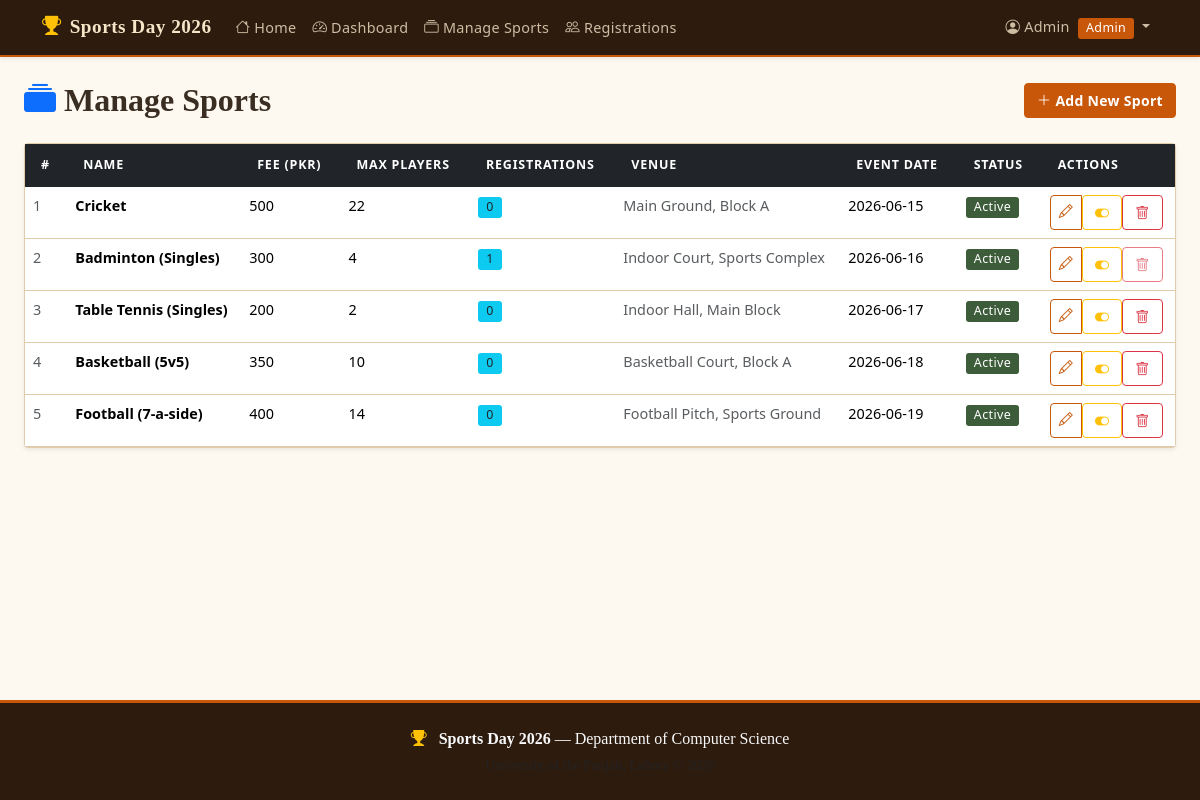
Screenshot of /admin/sports (signed in) with the database file from the repository.
### tables this page shows
CREATE TABLE sports (
            id          INTEGER PRIMARY KEY AUTOINCREMENT,
            name        TEXT    NOT NULL UNIQUE,
            description TEXT,
            rules       TEXT,
            fee         REAL    NOT NULL DEFAULT 0,
            max_players INTEGER DEFAULT 20,
            venue       TEXT,
            event_date  TEXT,
            is_active   INTEGER DEFAULT 1,
            created_at  TEXT    NOT NULL
        );

### app.py (the view)
@app.route('/admin/sports')
@admin_required
def admin_sports():
    db = get_db()
    sports = db.execute(
        '''SELECT s.*,
                  COUNT(r.id) AS reg_count
           FROM sports s
           LEFT JOIN registrations r ON s.id = r.sport_id
           GROUP BY s.id
           ORDER BY s.created_at DESC'''
    ).fetchall()
    return render_template('admin/sports_list.html', sports=sports)

### app.py (called while the page is built)
def admin_required(f):
    @wraps(f)
    def decorated(*args, **kwargs):
        if 'user_id' not in session or session.get('user_role') != 'admin':
            flash('Unauthorized access.', 'danger')
            return redirect(url_for('login'))
        return f(*args, **kwargs)
    return decorated

### database.py (called while the page is built)
def get_db():
    if 'db' not in g:
        g.db = sqlite3.connect(DATABASE)
        g.db.row_factory = sqlite3.Row
        g.db.execute("PRAGMA foreign_keys = ON")
    return g.db

### templates/admin/sports_list.html (shortened to what this page needs)
{% extends 'base.html' %}
{% block content %}
<div class="container-fluid px-4">
    <div class="d-flex justify-content-between align-items-center mb-4">
        <h2 class="fw-bold mb-0">
            <i class="bi bi-collection-fill text-primary me-2"></i>Manage Sports
        </h2>
        <a href="{{ url_for('admin_add_sport') }}" class="btn btn-primary">
            <i class="bi bi-plus-lg me-1"></i>Add New Sport
        </a>
    </div>
    {% if sports %}
    <div class="card border-0 shadow-sm">
        <div class="table-responsive">
            <table class="table table-hover mb-0">
                <thead class="table-dark">
                    <tr>
                        <th>#</th>
                        <th>Name</th>
                        <th>Fee (PKR)</th>
                        <th>Max Players</th>
                        <th>Registrations</th>
                        <th>Venue</th>
                        <th>Event Date</th>
                        <th>Status</th>
                        <th>Actions</th>
                    </tr>
                </thead>
                <tbody>
                    {% for sport in sports %}
                    <tr>
                        <td class="text-muted small">{{ loop.index }}</td>
                        <td class="fw-semibold">{{ sport.name }}</td>
                        <td>{{ sport.fee|int }}</td>
                        <td>{{ sport.max_players }}</td>
                        <td>
                            <span class="badge bg-info text-dark">{{ sport.reg_count }}</span>
                        </td>
                        <td class="small text-muted">{{ sport.venue or '—' }}</td>
                        <td class="small">{{ sport.event_date or '—' }}</td>
                        <td>
                            {% if sport.is_active %}
                            <span class="badge bg-success">Active</span>
                            {% else %}
                            <span class="badge bg-secondary">Inactive</span>
                            {% endif %}
                        </td>
                        <td>
                            <div class="btn-group btn-group-sm">
                                <a href="{{ url_for('admin_edit_sport', sport_id=sport.id) }}"
                                   class="btn btn-outline-primary" title="Edit">
                                    <i class="bi bi-pencil"></i>
                                </a>
                                <form method="POST" action="{{ url_for('admin_toggle_sport', sport_id=sport.id) }}"
                                      class="d-inline">
                                    <button type="submit" class="btn btn-outline-{% if sport.is_active %}warning{% else %}success{% endif %}"
                                            title="{% if sport.is_active %}Deactivate{% else %}Activate{% endif %}">
                                        <i class="bi bi-toggle-{% if sport.is_active %}on{% else %}off{% endif %}"></i>
                                    </button>
                                </form>
                                <form method="POST" action="{{ url_for('admin_delete_sport', sport_id=sport.id) }}"
                                      class="d-inline"
                                      onsubmit="return confirm('Delete sport {{ sport.name }}? This cannot be undone.')">
                                    <button type="submit" class="btn btn-outline-danger" title="Delete"
                                            {% if sport.reg_count > 0 %}disabled title="Cannot delete: has registrations"{% endif %}>
                                        <i class="bi bi-trash"></i>
                                    </button>
                                </form>
                            </div>
                        </td>
                    </tr>
                    {% endfor %}
                </tbody>
            </table>
        </div>
    </div>
    {% endif %}
</div>
{% endblock %}

### static/css/style.css (style rules this page uses)
:root { --primary: #2d1b0e; --accent: #c9570a; --secondary: #3d5c3a; --sand: #f5e6c8; --light: #fdf8f0; --muted: #8a7560; --border: #e0ccaa; }
body { font-family: 'Georgia', 'Times New Roman', serif; background-color: var(--light); color: #3a2e22; min-height: 100vh; display: flex; flex-direction: column; }
.card { border-radius: 4px; border: 1px solid var(--border) !important; background-color: #fff; transition: transform 0.15s ease, box-shadow 0.15s ease; }
.table { border-color: var(--border); }
.table thead { background-color: var(--primary); color: var(--sand); }
.table thead th { font-size: 0.78rem; text-transform: uppercase; letter-spacing: 0.8px; font-weight: 600; font-family: 'Segoe UI', system-ui, sans-serif; border: none !important; padding: 0.75rem 1rem; }
.table tbody td { border-color: var(--border); font-family: 'Segoe UI', system-ui, sans-serif; font-size: 0.9rem; }
.badge { font-weight: 500; letter-spacing: 0.4px; border-radius: 3px; font-family: 'Segoe UI', system-ui, sans-serif; font-size: 0.78rem; }
.badge.bg-success { background-color: var(--secondary) !important; }
.btn { border-radius: 4px; font-weight: 600; font-family: 'Segoe UI', system-ui, sans-serif; font-size: 0.875rem; letter-spacing: 0.3px; transition: all 0.18s; }
.btn-primary { background-color: var(--accent); border-color: var(--accent); color: #fff; }
.btn-outline-primary { color: var(--accent); border-color: var(--accent); }

### rows the page displays
sports: name "Cricket", fee "500", max_players "22", reg_count "0", venue "Main Ground, Block A", event_date "2026-06-15", is_active "Active"
sports: name "Badminton (Singles)", fee "300", max_players "4", reg_count "1", venue "Indoor Court, Sports Complex", event_date "2026-06-16", shows "Active"
sports: name "Table Tennis (Singles)", fee "200", max_players "2", reg_count "0", venue "Indoor Hall, Main Block", event_date "2026-06-17", is_active "Active"
sports: name "Basketball (5v5)", fee "350", max_players "10", reg_count "0", venue "Basketball Court, Block A", event_date "2026-06-18", is_active "Active"
sports: name "Football (7-a-side)", fee "400", max_players "14", reg_count "0", venue "Football Pitch, Sports Ground", event_date "2026-06-19", is_active "Active"

### other values shown
{{ session['user_name'] }} "Admin"
